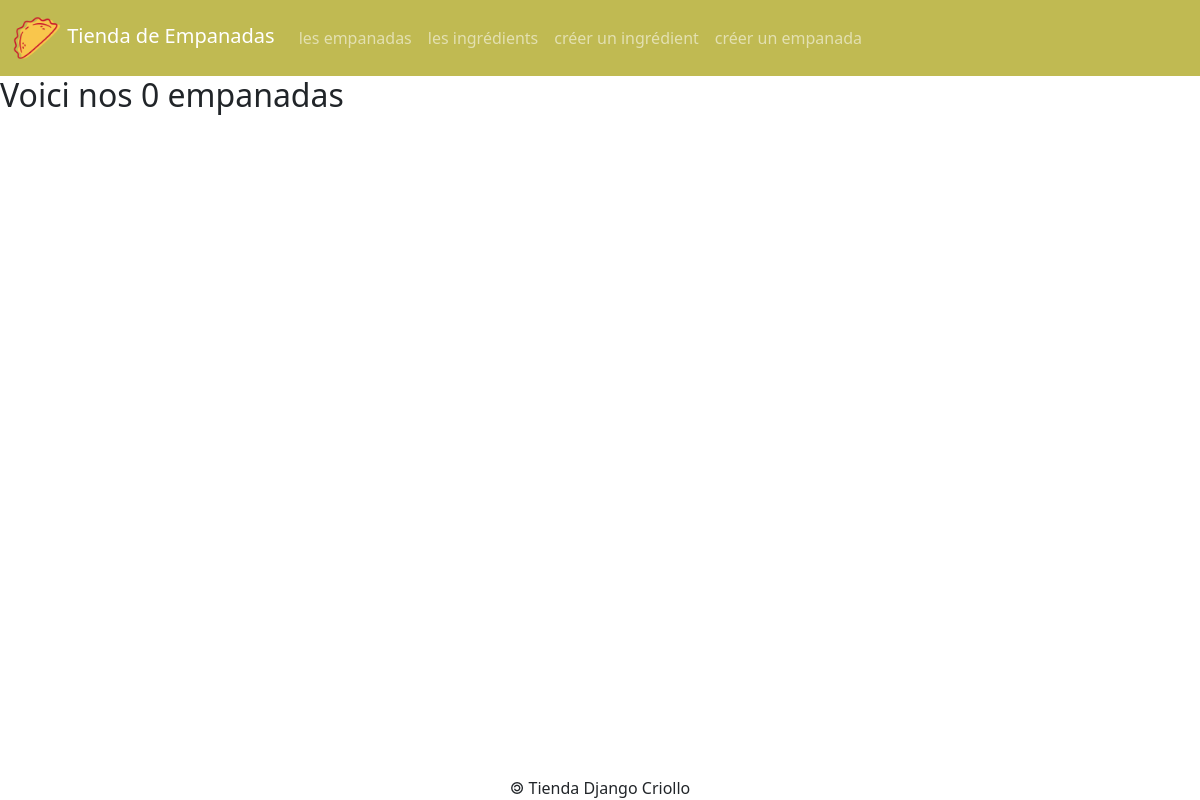
The page /empanadas/ on the database as committed earlier.
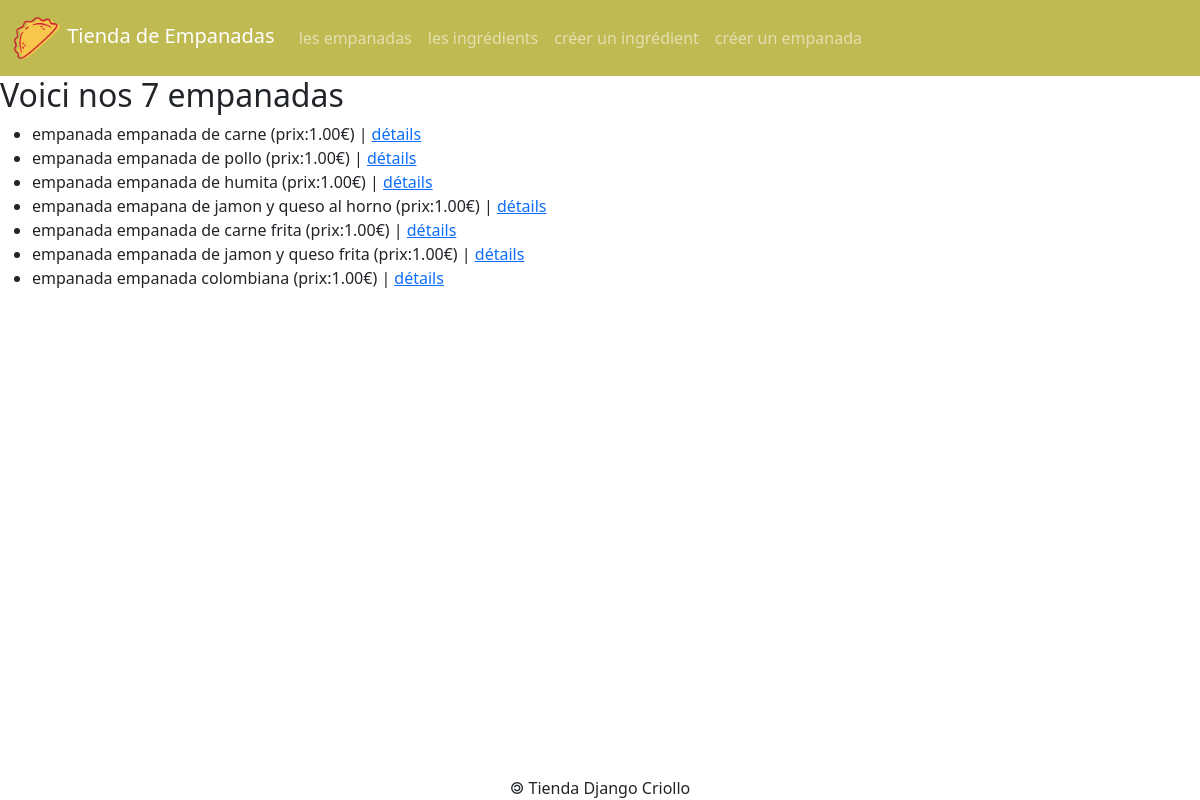
The same page on the database as committed later.
### empanadas/models.py (models this page shows)
class Empanada(models.Model):
    idEmpanada = models.AutoField(primary_key=True)
    nomEmpanada = models.CharField(max_length=50)
    prix = models.DecimalField(max_digits=6, decimal_places=2)
    def __str__(self) :
        return 'empanada ' + self.nomEmpanada + ' (prix:' + str(self.prix) + '€)'

### empanadas/views.py (the view)
# urls.py: path('empanadas/', views.empanadas),
def empanadas(request):
    lesEmpanadas = Empanada.objects.all()
    return render(
        request,
        'empanadas/empanadas.html',
        {'empanadas' : lesEmpanadas}
    )

### empanadas/templates/empanadas/empanadas.html
{% extends 'empanadas/base.html' %} {% block title %}les empanadas{% endblock %}
{% block main %}
<h2>Voici nos {{empanadas|length}} empanadas</h2>
<ul>
    {% for emp in empanadas %}
    <li>{{emp}} | <a href="/empanada/{{emp.idEmpanada}}">détails</a></li>
    {% endfor %}
</ul>
{% endblock %}

### empanadas/templates/empanadas/base.html (shortened to what this page needs)
{% load static %}
<!DOCTYPE html>
<html lang="fr">
    <head>
        <link
            href="https://cdn.jsdelivr.net/npm/bootstrap@5.0.2/dist/css/bootstrap.min.css"
            rel="stylesheet"
        />
        <link href="{% static 'empanadas/css/styles.css' %}" rel="stylesheet" />
    </head>
    <body>
        <header>{% include 'empanadas/menu.html' %}</header>
        <main>{% block main %}{% endblock %}</main>
        <footer>{% include 'empanadas/footer.html' %}</footer>
    </body>
</html>

### empanadas/templates/empanadas/menu.html (shortened to what this page needs)
{% load static %}
<nav class="navbar navbar-expand-lg navbar-dark bg-success">
    <div class="container-fluid">
        <a class="navbar-brand" href="#"
            ><img
                src="{% static 'empanadas/img/empanadas.webp' %}"
                height="50em"
                width="50em"
            />
            Tienda de Empanadas</a
        >
        <div id="navbarText" class="collapse navbar-collapse">
            <ul class="navbar-nav me-auto mb-2 mb-lg-0">
                <li class="nav-item">
                    <a class="nav-link" href="/empanadas">les empanadas</a>
                </li>
                <li class="nav-item">
                    <a class="nav-link" href="/ingredients">les ingrédients</a>
                </li>
                <li class="nav-item">
                    <a class="nav-link" href="/ingredients/add"
                        >créer un ingrédient</a
                    >
                </li>
                <li class="nav-item">
                    <a class="nav-link" href="/empanadas/add"
                        >créer un empanada</a
                    >
                </li>
            </ul>
        </div>
    </div>
</nav>

### empanadas/templates/empanadas/footer.html
&#127279; Tienda Django Criollo

### empanadas/static/empanadas/css/styles.css (style rules this page uses)
body { display: flex; min-height: 100vh; flex-direction: column; }
main { flex: 1; }
footer { padding: 15px 0; margin: 0; padding: 0; text-align: center; }
.bg-success, .container-fluid { background-color: rgb(192, 186, 82) !important; }

Rows that differ between the two databases and show on the page:
added Empanada: nomEmpanada+prix "empanada empanada de carne (prix:1.00€)"
added Empanada: nomEmpanada+prix "empanada empanada de pollo (prix:1.00€)"
added Empanada: nomEmpanada+prix "empanada empanada de humita (prix:1.00€)"
added Empanada: nomEmpanada+prix "empanada emapana de jamon y queso al horno (prix:1.00€)"
added Empanada: nomEmpanada+prix "empanada empanada de carne frita (prix:1.00€)"
added Empanada: nomEmpanada+prix "empanada empanada de jamon y queso frita (prix:1.00€)"
added Empanada: nomEmpanada+prix "empanada empanada colombiana (prix:1.00€)"
Other text that changed with them:
{{ empanadas|length }}: "0" → "7"
